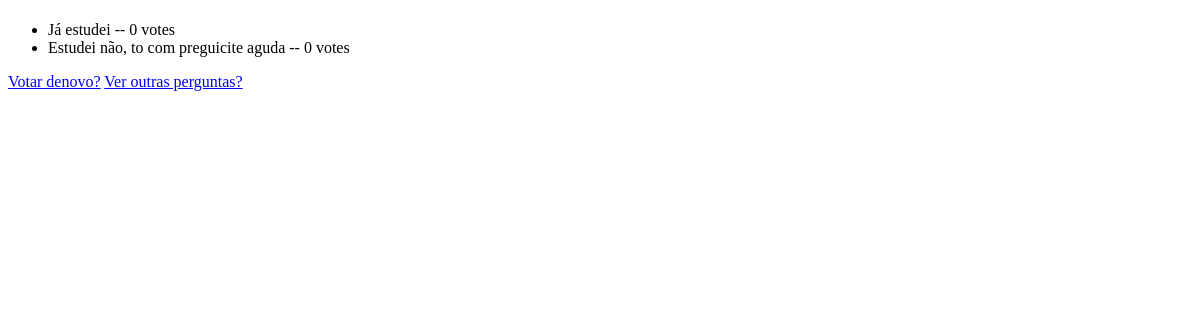
/polls/1/results/, run on an earlier commit of the app's database.
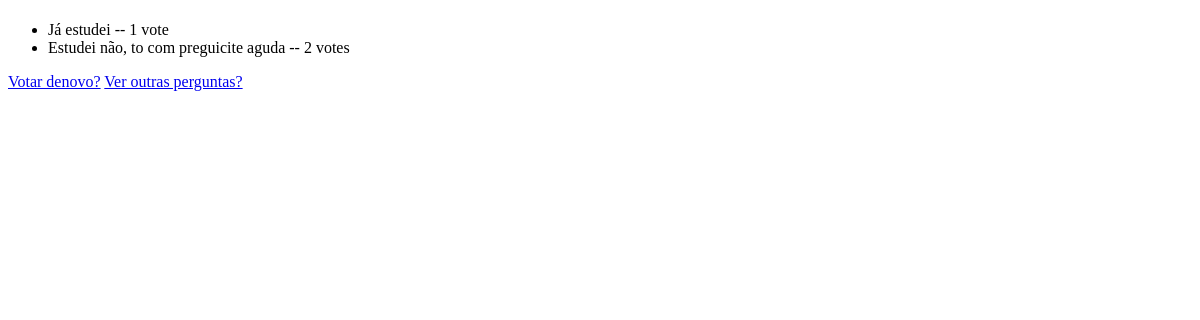
And on a later commit of the database.
### polls/models.py (models this page shows, shortened)
class Choice(models.Model):
    question = models.ForeignKey(Question, on_delete=models.CASCADE)
    choice_text = models.CharField(max_length=200)
    votes = models.IntegerField(default=0)

### polls/views.py (the view)
# urls.py: path('<int:question_id>/results/', views.results, name='results'),
def results(request, question_id):
    question = Question(pk=question_id)
    return render(request, 'polls/results.html', {'question': question})

### polls/templates/polls/results.html (shortened to what this page needs)
<!DOCTYPE html>
<html lang="pt-br">
<head>
</head>
<body>
<ul>
{% for choice in question.choice_set.all %}
    <li>{{ choice.choice_text }} -- {{ choice.votes }} vote{{ choice.votes|pluralize }}</li>
{% endfor %}
</ul>
<a href="{% url 'polls:vote' question.id %}">Votar denovo?</a>
<a href="{% url 'polls:index' %}">Ver outras perguntas?</a>
</body>
</html>

What changed in the data, as far as the page shows it:
changed Choice "Já estudei": votes "0" → "1"
changed Choice "Estudei não, to com preguicite aguda": votes "0" → "2"
